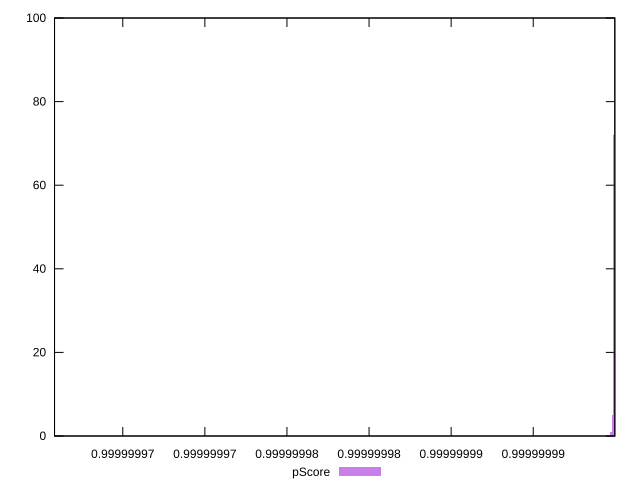

This chart was generated by the following gnuplot code:
reset

$pScore <<EOF
0.9999999998835266 72
0.99999999995629 21
0.9999999997380001 1
0.9999999998107634 5
0.999999965830315 1
EOF

set key outside below
set boxwidth 7.276327273164681e-11
set xrange [0.9999999658439884:0.9999999999689404]
set yrange [0:100]
set trange [0:100]
set style fill transparent solid 0.5 noborder
set terminal svg size 640, 490 enhanced background rgb 'white'
set output "report_00008_2021-01-22T20:58:29.167/bootup-time/samples/pages+cached+noexternal+nocss/pScore/histogram.svg"

plot $pScore title "pScore" with boxes

reset
